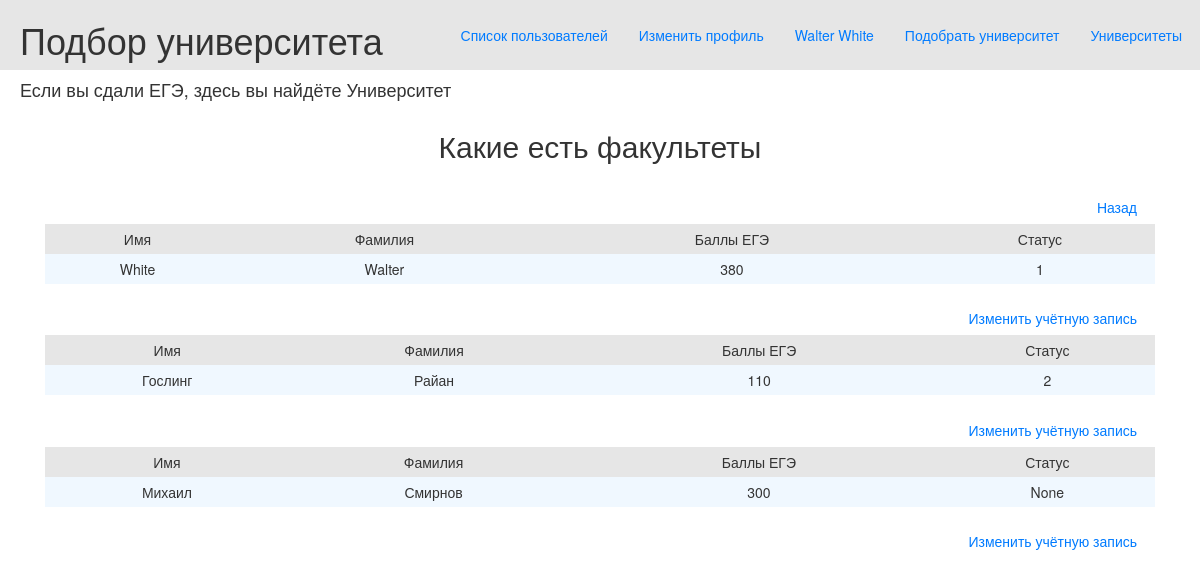
/users_list (signed in), run on the app's committed database.
### data/users.py (models this page shows, shortened)
class User(SqlAlchemyBase, UserMixin, SerializerMixin):
    __tablename__ = 'users'
    id = sqlalchemy.Column(sqlalchemy.Integer,
                           primary_key=True, autoincrement=True)
    surname = sqlalchemy.Column(sqlalchemy.String, nullable=True)
    name = sqlalchemy.Column(sqlalchemy.String, nullable=True)
    email = sqlalchemy.Column(sqlalchemy.String,
                              index=True, unique=True, nullable=True)
    password = sqlalchemy.Column(sqlalchemy.String, nullable=True)
    modified_date = sqlalchemy.Column(sqlalchemy.DateTime,
                                      default=datetime.datetime.now)
    address = sqlalchemy.Column(sqlalchemy.String, nullable=True)
    min_ege_score = sqlalchemy.Column(sqlalchemy.Integer, nullable=True)
    type = sqlalchemy.Column(sqlalchemy.Integer, nullable=True)

### main.py (the view)
@app.route('/users_list', methods=['GET', 'POST'])
@login_required
def users_list():
    users = db_sess.query(User).all()
    type = db_sess.query(Type).all()
    return render_template('users.html', title='Журнал факультетов', users=users, type=type)

### data/db_session.py (called while the page is built)
def create_session() -> Session:
    global __factory
    return __factory()

### main.py (called while the page is built)
@login_manager.user_loader
def load_user(user_id: int):
    db_sess = db_session.create_session()
    return db_sess.query(User).get(user_id)

### templates/users.html
{% extends 'base.html' %}
{% block content %}
    <h2 align="center">Какие есть факультеты</h2>
    <a class="btn btn-outline-primary" href="http://localhost:5000/">Назад</a>
    {% for user in users %}
        <table class="tbl">
            <tr class="mn">
                <td>Имя</td>
                <td>Фамилия</td>
                <td>Баллы ЕГЭ</td>
                <td>Статус</td>
            </tr>
            <tr>
                <td>{{ user.name }}</td>
                <td>{{ user.surname }}</td>
                <td>{{ user.min_ege_score }}</td>
                <td>{{ user.type }}</td>
            </tr>
        </table>
    <a class="btn btn-outline-primary" href="http://localhost:5000/user/{{ user.id }}">Изменить учётную запись</a>
    {% endfor %}
{% endblock %}

### templates/base.html (shortened to what this page needs)
<!doctype html>
<html lang="en">
<head>
    <link rel="stylesheet"
          href="https://stackpath.bootstrapcdn.com/bootstrap/4.4.1/css/bootstrap.min.css"
>
    <link rel="stylesheet" type="text/css" href="/static/css/style.css">
    <link rel="stylesheet"
        type="text/css"
        href="https://maxcdn.bootstrapcdn.com/bootstrap/3.3.5/css/bootstrap-theme.min.css">
    <link rel="stylesheet"
        type="text/css"
        href="https://maxcdn.bootstrapcdn.com/bootstrap/3.3.5/css/bootstrap.min.css">
</head>
<body>
<div class="first_line">
    <h1 class="first_line_content">Подбор университета</h1>
    <a class="btn btn-outline-primary" href="http://localhost:5000/">Университеты</a>
    <a class="btn btn-outline-primary" href="http://localhost:5000/select_universities">Подобрать университет</a>
    {% if current_user.is_authenticated %}
        <a class="btn btn-outline-primary" href="http://localhost:5000/logout">{{ current_user.surname }} {{ current_user.name }}</a>
        <a class="btn btn-outline-primary" href="http://localhost:5000/user/{{ current_user.id }}">Изменить профиль</a>
    {% else %}
        <a class="btn btn-outline-primary" href="http://localhost:5000/register">Зарегистрироваться</a>
        <a class="btn btn-outline-primary" href="http://localhost:5000/login">Войти</a>
    {% endif %}
    {% if current_user.type == 1 %}
    <a class="btn btn-outline-primary" href="http://localhost:5000/users_list">Список пользователей</a>
    {% endif %}
</div>
<h4>Если вы сдали ЕГЭ, здесь вы найдёте Университет</h4>
<main role="main" class="container">
    {% block content %}{% endblock %}
</main>
</body>
</html>

### static/css/style.css (style rules this page uses)
h4 { padding-left: 20px; color: #e6e6e6; }
tr.mn { text-align: center; background-color: #e6e6e6; }
.tbl { width: 100%; text-align: center; background-color: aliceblue; line-height: 30px; }
.first_line { padding-left: 20px; background-color: #e6e6e6 }
a { display: inline-block; float: right; margin-right: 5px; margin-top: 1.25em; }
.first_line_content { display: inline-block; }

### data on the page
User: surname "Walter", name "White", min_ege_score "380", type "1"
User: name "Гослинг", surname "Райан", min_ege_score "110", type "2"
User: name "Михаил", surname "Смирнов", min_ege_score "300", type "None"
